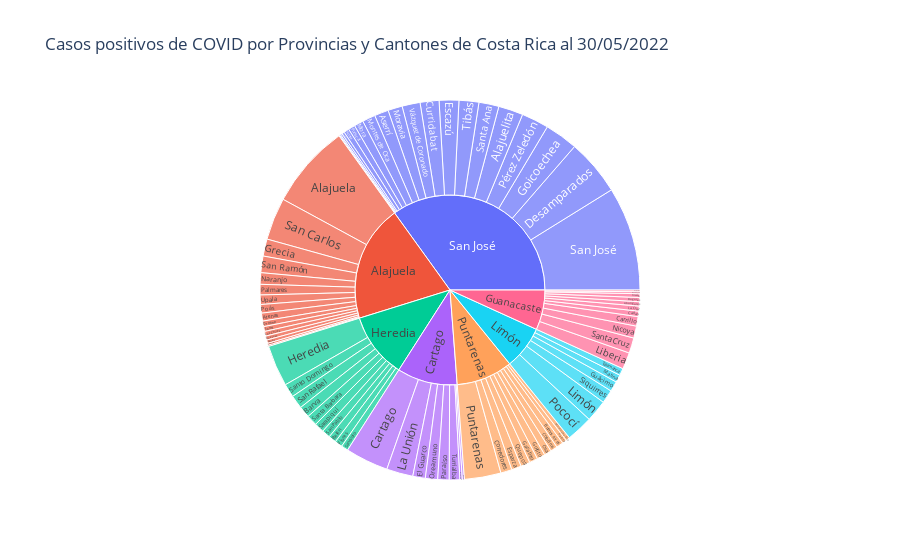

The notebook cell this image was saved under:
### Markdown cell above
## 6. Gráfico sunburst que muestra, jerárquicamente, la cantidad de casos positivos en provincias y en los cantones.

### Code cell
# Sunburst de casos positivos en cantones y provincias
px.sunburst(covid19_positivos, 
            values="positivos", 
            path=["provincia", "canton"],
            title=" Casos positivos de COVID por Provincias y Cantones de Costa Rica al 30/05/2022")

### Figure 1 — Plotly figure (JSON) as saved in the notebook; plotly's stock layout.template omitted (floating-point values rounded to 4 significant figures)
{"data": [{"branchvalues": "total", "domain": {"x": [0, 1], "y": [0, 1]}, "hovertemplate": "labels=%{label}<br>positivos=%{value}<br>parent=%{parent}<br>id=%{id}<extra></extra>", "ids": ["Guanacaste/Abangares", "San José/Acosta", "Alajuela/Alajuela", "San José/Alajuelita", "Cartago/Alvarado", "San José/Aserrí", "Alajuela/Atenas", "Guanacaste/Bagaces", "Heredia/Barva", "Heredia/Belén", "Puntarenas/Buenos Aires", "Guanacaste/Carrillo", "Cartago/Cartago", "Guanacaste/Cañas", "Puntarenas/Corredores", "Puntarenas/Coto Brus", "San José/Curridabat", "San José/Desamparados", "San José/Dota", "Cartago/El Guarco", "San José/Escazú", "Puntarenas/Esparza", "Heredia/Flores", "Puntarenas/Garabito", "San José/Goicoechea", "Puntarenas/Golfito", "Alajuela/Grecia", "Alajuela/Guatuso", "Limón/Guácimo", "Heredia/Heredia", "Guanacaste/Hojancha", "Cartago/Jiménez", "Guanacaste/La Cruz", "Cartago/La Unión", "San José/León Cortés Castro", "Guanacaste/Liberia", "Limón/Limón", "Alajuela/Los Chiles", "Limón/Matina", "San José/Montes de Oca", "Puntarenas/Montes de Oro", "San José/Mora", "San José/Moravia", "Guanacaste/Nandayure", "Alajuela/Naranjo", "Guanacaste/Nicoya", "Cartago/Oreamuno", "Alajuela/Orotina", "Puntarenas/Osa", "Alajuela/Palmares", "Cartago/Paraíso", "Puntarenas/Parrita", "Limón/Pococí", "Alajuela/Poás", "Puntarenas/Puntarenas", "San José/Puriscal", "San José/Pérez Zeledón", "Puntarenas/Quepos", "Alajuela/Río Cuarto", "Alajuela/San Carlos", "Heredia/San Isidro", "San José/San José", "Alajuela/San Mateo", "Heredia/San Pablo", "Heredia/San Rafael", "Alajuela/San Ramón", "San José/Santa Ana", "Heredia/Santa Barbara", "Guanacaste/Santa Cruz", "Heredia/Santo Domingo", "Heredia/Sarapiquí", "Alajuela/Sarchí", "Limón/Siquirres", "Limón/Talamanca", "San José/Tarrazú", "San José/Tibás", "Guanacaste/Tilarán", "Cartago/Turrialba", "San José/Turrubares", "Alajuela/Upala", "San José/Vázquez de Coronado", "Alajuela/Zarcero", "Alajuela", "Cartago", "Guanacaste", "Heredia", "Limón", "Puntarenas", "San José"], "labels": ["Abangares", "Acosta", "Alajuela", "Alajuelita", "Alvarado", "Aserrí", "Atenas", "Bagaces", "Barva", "Belén", "Buenos Aires", "Carrillo", "Cartago", "Cañas", "Corredores", "Coto Brus", "Curridabat", "Desamparados", "Dota", "El Guarco", "Escazú", "Esparza", "Flores", "Garabito", "Goicoechea", "Golfito", "Grecia", "Guatuso", "Guácimo", "Heredia", "Hojancha", "Jiménez", "La Cruz", "La Unión", "León Cortés Castro", "Liberia", "Limón", "Los Chiles", "Matina", "Montes de Oca", "Montes de Oro", "Mora", "Moravia", "Nandayure", "Naranjo", "Nicoya", "Oreamuno", "Orotina", "Osa", "Palmares", "Paraíso", "Parrita", "Pococí", "Poás", "Puntarenas", "Puriscal", "Pérez Zeledón", "Quepos", "Río Cuarto", "San Carlos", "San Isidro", "San José", "San Mateo", "San Pablo", "San Rafael", "San Ramón", "Santa Ana", "Santa Barbara", "Santa Cruz", "Santo Domingo", "Sarapiquí", "Sarchí", "Siquirres", "Talamanca", "Tarrazú", "Tibás", "Tilarán", "Turrialba", "Turrubares", "Upala", "Vázquez de Coronado", "Zarcero", "Alajuela", "Cartago", "Guanacaste", "Heredia", "Limón", "Puntarenas", "San José"], "name": "", "parents": ["Guanacaste", "San José", "Alajuela", "San José", "Cartago", "San José", "Alajuela", "Guanacaste", "Heredia", "Heredia", "Puntarenas", "Guanacaste", "Cartago", "Guanacaste", "Puntarenas", "Puntarenas", "San José", "San José", "San José", "Cartago", "San José", "Puntarenas", "Heredia", "Puntarenas", "San José", "Puntarenas", "Alajuela", "Alajuela", "Limón", "Heredia", "Guanacaste", "Cartago", "Guanacaste", "Cartago", "San José", "Guanacaste", "Limón", "Alajuela", "Limón", "San José", "Puntarenas", "San José", "San José", "Guanacaste", "Alajuela", "Guanacaste", "Cartago", "Alajuela", "Puntarenas", "Alajuela", "Cartago", "Puntarenas", "Limón", "Alajuela", "Puntarenas", "San José", "San José", "Puntarenas", "Alajuela", "Alajuela", "Heredia", "San José", "Alajuela", "Heredia", "Heredia", "Alajuela", "San José", "Heredia", "Guanacaste", "Heredia", "Heredia", "Alajuela", "Limón", "Limón", "San José", "San José", "Guanacaste", "Cartago", "San José", "Alajuela", "San José", "Alajuela", "", "", "", "", "", "", ""], "type": "sunburst", "values": [3314, 4104, 64702, 18973, 1835, 10880, 6078, 3220, 8831, 5976, 5348, 7320, 33168, 4135, 8645, 5410, 14518, 43283, 834, 9620, 15134, 7493, 5841, 6487, 25497, 6276, 13161, 3112, 7842, 31775, 1310, 1609, 3875, 20370, 1339, 12834, 16822, 3604, 5822, 9987, 3107, 7132, 11042, 1530, 8865, 9235, 9425, 4249, 5527, 8078, 8799, 3397, 20449, 6595, 28090, 5226, 20987, 7158, 1521, 32552, 5346, 79939, 926, 6483, 10362, 12730, 15398, 8255, 11839, 10378, 7519, 3755, 10349, 5468, 1958, 15261, 2858, 8107, 592, 7257, 13885, 2569, 179754, 92933, 61470, 100766, 66752, 86938, 315969]}], "layout": {"legend": {"tracegroupgap": 0}, "title": {"text": " Casos positivos de COVID por Provincias y Cantones de Costa Rica al 30/05/2022"}}}
